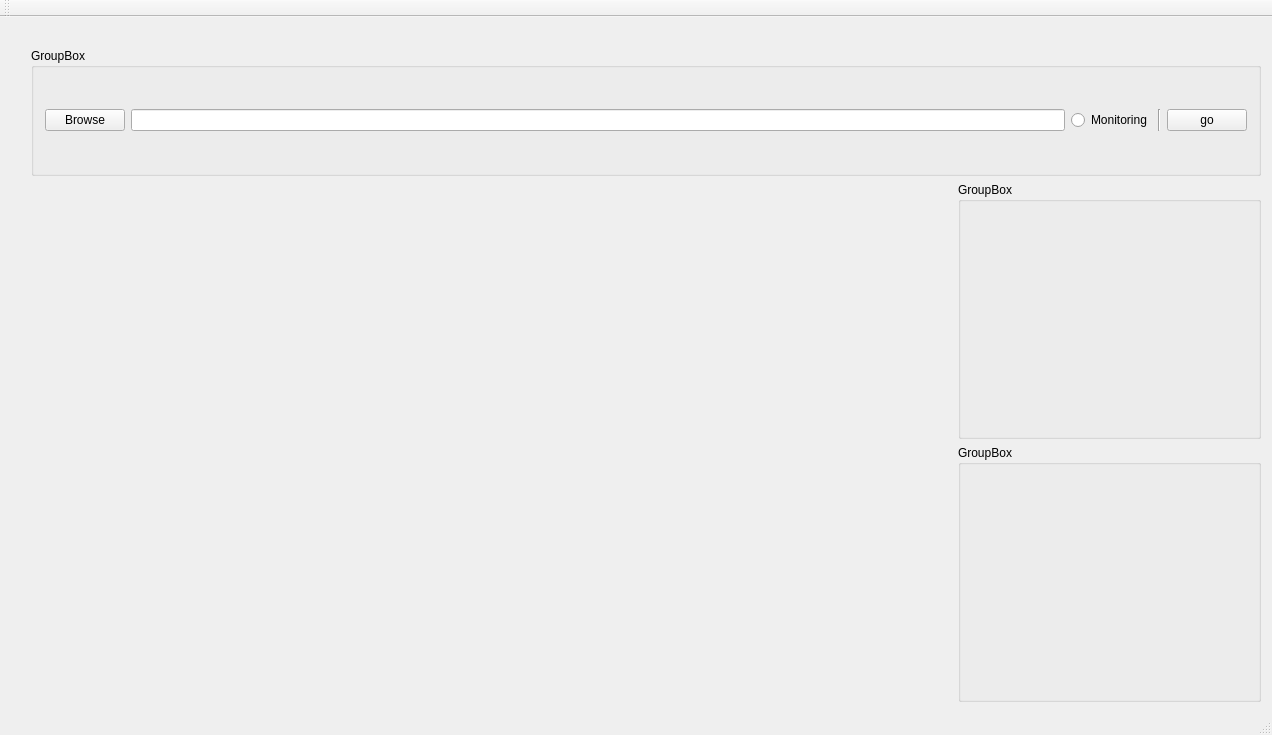
<?xml version="1.0" encoding="UTF-8"?>
<ui version="4.0">
 <class>XCon_Imperial_Baking</class>
 <widget class="QMainWindow" name="XCon_Imperial_Baking">
  <property name="geometry">
   <rect>
    <x>0</x>
    <y>0</y>
    <width>1272</width>
    <height>735</height>
   </rect>
  </property>
  <property name="windowTitle">
   <string>XCon_Imperial_Baking</string>
  </property>
  <widget class="QWidget" name="centralWidget">
   <layout class="QVBoxLayout" name="verticalLayout">
    <item>
     <layout class="QGridLayout" name="gridLayout">
      <item row="0" column="2">
       <spacer name="horizontalSpacer_3">
        <property name="orientation">
         <enum>Qt::Horizontal</enum>
        </property>
        <property name="sizeHint" stdset="0">
         <size>
          <width>40</width>
          <height>20</height>
         </size>
        </property>
       </spacer>
      </item>
      <item row="5" column="0">
       <spacer name="verticalSpacer_3">
        <property name="orientation">
         <enum>Qt::Vertical</enum>
        </property>
        <property name="sizeHint" stdset="0">
         <size>
          <width>20</width>
          <height>40</height>
         </size>
        </property>
       </spacer>
      </item>
      <item row="2" column="0">
       <spacer name="verticalSpacer_4">
        <property name="orientation">
         <enum>Qt::Vertical</enum>
        </property>
        <property name="sizeHint" stdset="0">
         <size>
          <width>20</width>
          <height>40</height>
         </size>
        </property>
       </spacer>
      </item>
      <item row="0" column="1">
       <spacer name="horizontalSpacer_2">
        <property name="orientation">
         <enum>Qt::Horizontal</enum>
        </property>
        <property name="sizeHint" stdset="0">
         <size>
          <width>40</width>
          <height>20</height>
         </size>
        </property>
       </spacer>
      </item>
      <item row="4" column="0">
       <spacer name="verticalSpacer_5">
        <property name="orientation">
         <enum>Qt::Vertical</enum>
        </property>
        <property name="sizeHint" stdset="0">
         <size>
          <width>20</width>
          <height>40</height>
         </size>
        </property>
       </spacer>
      </item>
      <item row="4" column="4" rowspan="2">
       <widget class="QGroupBox" name="groupBox_3">
        <property name="title">
         <string>GroupBox</string>
        </property>
       </widget>
      </item>
      <item row="0" column="4">
       <spacer name="horizontalSpacer">
        <property name="orientation">
         <enum>Qt::Horizontal</enum>
        </property>
        <property name="sizeHint" stdset="0">
         <size>
          <width>40</width>
          <height>20</height>
         </size>
        </property>
       </spacer>
      </item>
      <item row="2" column="4" rowspan="2">
       <widget class="QGroupBox" name="groupBox_2">
        <property name="title">
         <string>GroupBox</string>
        </property>
       </widget>
      </item>
      <item row="3" column="0">
       <spacer name="verticalSpacer">
        <property name="orientation">
         <enum>Qt::Vertical</enum>
        </property>
        <property name="sizeHint" stdset="0">
         <size>
          <width>20</width>
          <height>40</height>
         </size>
        </property>
       </spacer>
      </item>
      <item row="1" column="0">
       <spacer name="verticalSpacer_7">
        <property name="orientation">
         <enum>Qt::Vertical</enum>
        </property>
        <property name="sizeHint" stdset="0">
         <size>
          <width>20</width>
          <height>40</height>
         </size>
        </property>
       </spacer>
      </item>
      <item row="0" column="3">
       <spacer name="horizontalSpacer_4">
        <property name="orientation">
         <enum>Qt::Horizontal</enum>
        </property>
        <property name="sizeHint" stdset="0">
         <size>
          <width>40</width>
          <height>20</height>
         </size>
        </property>
       </spacer>
      </item>
      <item row="1" column="1" colspan="4">
       <widget class="QGroupBox" name="groupBox">
        <property name="title">
         <string>GroupBox</string>
        </property>
        <layout class="QVBoxLayout" name="verticalLayout_2">
         <item>
          <layout class="QGridLayout" name="gridLayout_2">
           <item row="0" column="2">
            <widget class="QRadioButton" name="radioButton_monitoring">
             <property name="text">
              <string>Monitoring</string>
             </property>
            </widget>
           </item>
           <item row="0" column="4">
            <widget class="QPushButton" name="pushButton_import">
             <property name="text">
              <string>go</string>
             </property>
            </widget>
           </item>
           <item row="0" column="1">
            <widget class="QLineEdit" name="lineEdit_data"/>
           </item>
           <item row="0" column="0">
            <widget class="QPushButton" name="pushButton_browse">
             <property name="text">
              <string>Browse</string>
             </property>
            </widget>
           </item>
           <item row="0" column="3">
            <widget class="Line" name="line">
             <property name="orientation">
              <enum>Qt::Vertical</enum>
             </property>
            </widget>
           </item>
          </layout>
         </item>
        </layout>
       </widget>
      </item>
      <item row="2" column="1" rowspan="2" colspan="3">
       <layout class="QVBoxLayout" name="verticalLayout_temp"/>
      </item>
      <item row="4" column="1" rowspan="2" colspan="3">
       <layout class="QVBoxLayout" name="verticalLayout_pressure"/>
      </item>
     </layout>
    </item>
   </layout>
  </widget>
  <widget class="QMenuBar" name="menuBar">
   <property name="geometry">
    <rect>
     <x>0</x>
     <y>0</y>
     <width>1272</width>
     <height>26</height>
    </rect>
   </property>
  </widget>
  <widget class="QToolBar" name="mainToolBar">
   <attribute name="toolBarArea">
    <enum>TopToolBarArea</enum>
   </attribute>
   <attribute name="toolBarBreak">
    <bool>false</bool>
   </attribute>
  </widget>
  <widget class="QStatusBar" name="statusBar"/>
 </widget>
 <layoutdefault spacing="6" margin="11"/>
 <resources/>
 <connections/>
</ui>
